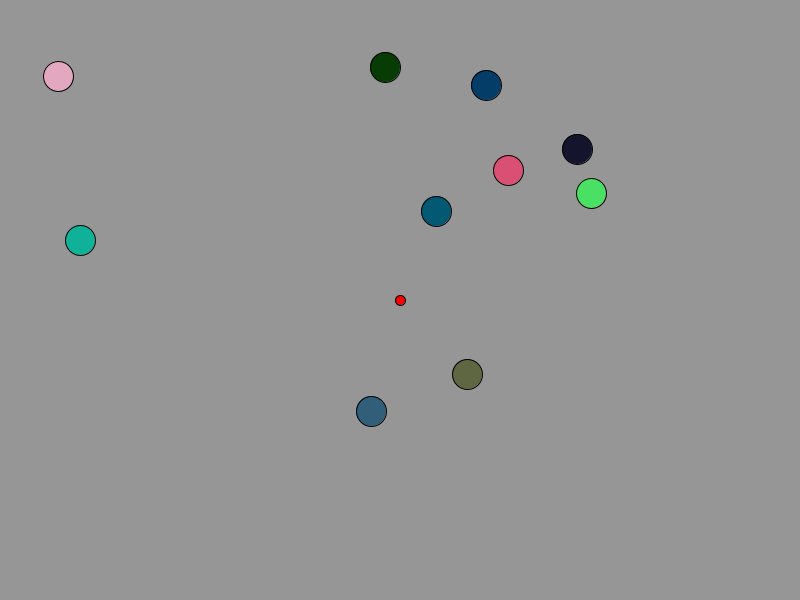
Frame 1 (no input)
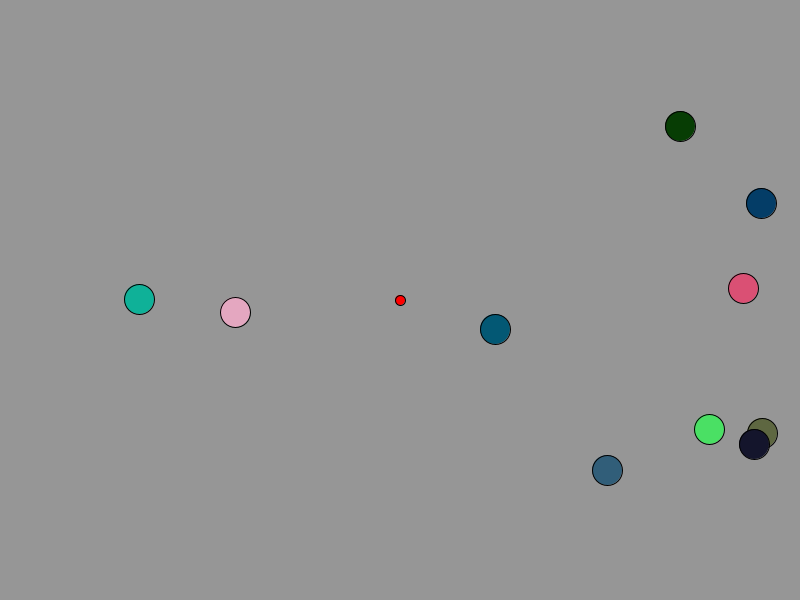
Frame 60 (the mouse pressed at the canvas centre just before this capture)
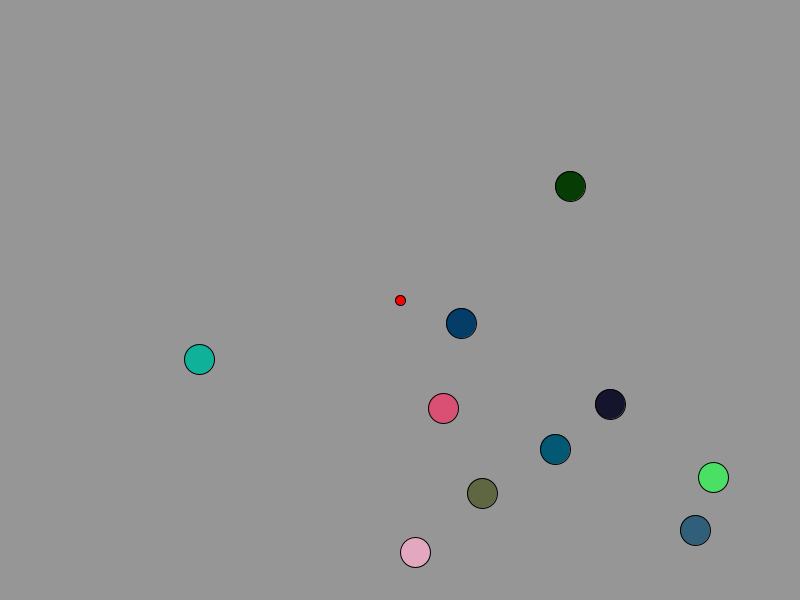
Frame 120 (the mouse held since frame 60 and released just before this capture)

The Processing sketch that drew these frames (run headless with seeded random() and noise(); from frame 60 on, the mouse is pressed at the canvas centre):

// Processing sketch: killer_ball
// ── killer_ball.pde
//globale Variablen
int r=30; // Kreisradius
int N=10; // Anzahl der Bälle
int VMAX=6; // Maximale Geschwindigkeit der Bälle in x und y-Richtung (in Pixel pro Bildschirmerneurungszeit)

int[] x = new int[N]; // x-Koordinaten der Bälle
int[] y = new int[N]; // y-Koordinaten der Bälle
int[] vx = new int[N]; // x-Geschwindigkeitskomponente der Bälle
int[] vy = new int[N]; // x-Geschwindigkeitskomponente der Bälle
int[] colR = new int[N]; // R-Farbe der Bälle
int[] colG = new int[N]; // G-Farbe der Bälle
int[] colB = new int[N]; // B-Farbe der Bälle
Boolean[] alive = new Boolean[N];  // Ball von Killerball getroffen

int xK,yK; // Koordinaten des Killerballs
int rK=10;// Radius des Killerballs
int vK=10; // Geschwidnigkeit des Killerballs bei Tastendruck
 
void setup(){
  size(800,600);
  frameRate(100); // 100 mal in der Sekunde wird Bildschirm erneuert
  // Startpositionen und -geschwindigkeiten der Bälle zufällig
  for (int i=0; i<N;i++){
    x[i] = (int) random(r,width-r);
    y[i] = (int) random(r,height-r);
    vx[i] = (int) random(1,VMAX);
    vy[i] = (int) random(1,VMAX);
    colR[i] = (int) random(0,255);
    colG[i] = (int) random(0,255);
    colB[i] = (int) random(0,255);
    alive[i]=true;
  }
  
  // Killerball startet in der Mitte
  xK=width/2;
  yK=height/2;
   
}

void draw(){
  background(150);
  for (int i=0; i<N;i++){
    
      if (alive[i]) {
        fill(colR[i],colG[i],colB[i]);
        circle(x[i],y[i],r);
      
        x[i]=x[i]+vx[i];
        y[i]=y[i]+vy[i];
        
        if (x[i]-r<0 || x[i]+r>width) vx[i]=-vx[i]; 
        if (y[i]-r<0 || y[i]+r>height) vy[i]=-vy[i]; 
        
        if (dist(x[i], y[i], xK, yK)<rK ) alive[i]=false;
      }
  }  
  
  // Killerball zeichnen
      fill(255,0,0);
      circle(xK,yK,rK);
}

void keyPressed(){ // Killerball 
 
  if (keyCode == RIGHT) {
      xK+=vK;
    }
  if (keyCode == LEFT) {
      xK-=vK;
    }
  if (keyCode == UP) {
      yK-=vK;
    }
  if (keyCode == DOWN) {
      yK+=vK;
    }

}
